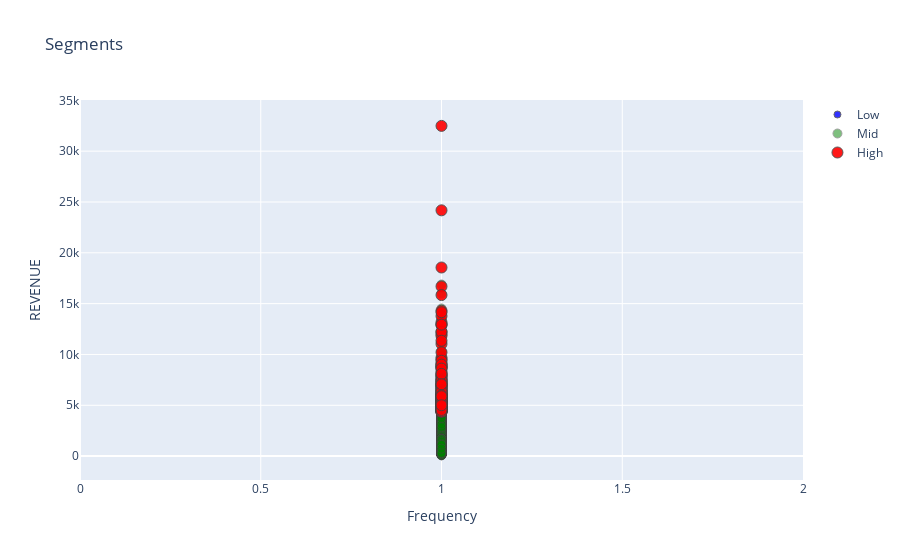

Write notebook code for a chart like this one.
### Code cell
graph = user.query("REVENUE < 34000 and Frequency <100")

plot_data = [
    go.Scatter(
        x=graph.query("Segment == 'Low-Value'")['Frequency'],
        y=graph.query("Segment == 'Low-Value'")['REVENUE'],
        mode='markers',
        name='Low',
        marker= dict(size= 7,
            line= dict(width=1),
            color= 'blue',
            opacity= 0.8
           )
    ),
        go.Scatter(
        x=graph.query("Segment == 'Mid-Value'")['Frequency'],
        y=graph.query("Segment == 'Mid-Value'")['REVENUE'],
        mode='markers',
        name='Mid',
        marker= dict(size= 9,
            line= dict(width=1),
            color= 'green',
            opacity= 0.5
           )
    ),
        go.Scatter(
        x=graph.query("Segment == 'High-Value'")['Frequency'],
        y=graph.query("Segment == 'High-Value'")['REVENUE'],
        mode='markers',
        name='High',
        marker= dict(size= 11,
            line= dict(width=1),
            color= 'red',
            opacity= 0.9
           )
    ),
]

plot_layout = go.Layout(
        yaxis= {'title': "REVENUE"},
        xaxis= {'title': "Frequency"},
        title='Segments'
    )
fig = go.Figure(data=plot_data, layout=plot_layout)
pyoff.iplot(fig)

### Figure 1 — Plotly figure (JSON) as saved in the notebook; plotly's stock layout.template omitted (floating-point values rounded to 4 significant figures; data arrays with more than 128 entries replaced by an {"elided": "..."} marker saying what was removed)
{"data": [{"marker": {"color": "blue", "line": {"width": 1}, "opacity": 0.8, "size": 7}, "mode": "markers", "name": "Low", "type": "scatter", "x": {"elided": "2372 int values"}, "y": {"elided": "2372 float values"}}, {"marker": {"color": "green", "line": {"width": 1}, "opacity": 0.5, "size": 9}, "mode": "markers", "name": "Mid", "type": "scatter", "x": {"elided": "2461 int values"}, "y": {"elided": "2461 float values"}}, {"marker": {"color": "red", "line": {"width": 1}, "opacity": 0.9, "size": 11}, "mode": "markers", "name": "High", "type": "scatter", "x": {"elided": "166 int values"}, "y": {"elided": "166 float values"}}], "layout": {"title": {"text": "Segments"}, "xaxis": {"title": {"text": "Frequency"}}, "yaxis": {"title": {"text": "REVENUE"}}}}
